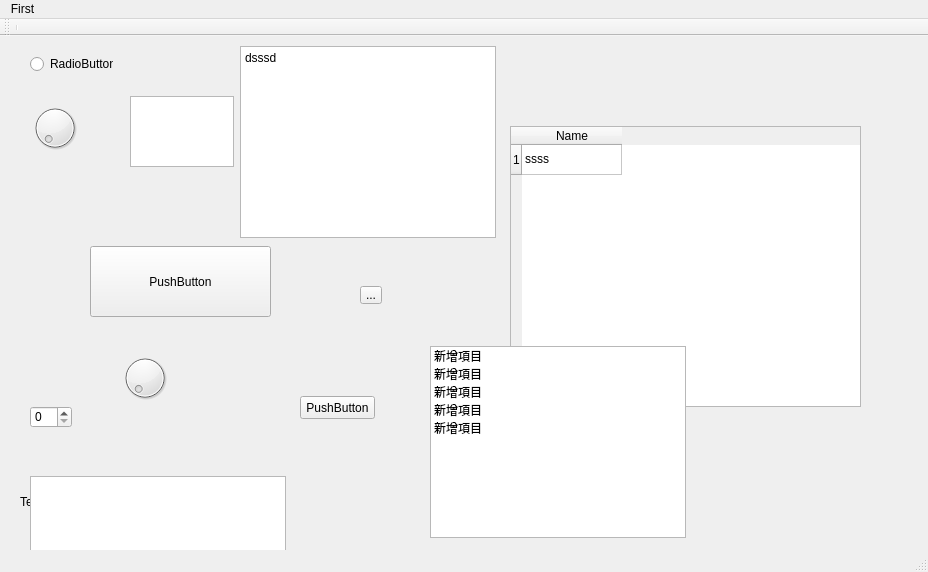
<?xml version="1.0" encoding="UTF-8"?>
<ui version="4.0">
 <class>MainWindow</class>
 <widget class="QMainWindow" name="MainWindow">
  <property name="geometry">
   <rect>
    <x>0</x>
    <y>0</y>
    <width>928</width>
    <height>572</height>
   </rect>
  </property>
  <property name="windowTitle">
   <string>MainWindow</string>
  </property>
  <widget class="QWidget" name="centralWidget">
   <widget class="QPushButton" name="pushButton">
    <property name="geometry">
     <rect>
      <x>90</x>
      <y>210</y>
      <width>181</width>
      <height>71</height>
     </rect>
    </property>
    <property name="text">
     <string>PushButton</string>
    </property>
   </widget>
   <widget class="QTextEdit" name="textEdit">
    <property name="geometry">
     <rect>
      <x>130</x>
      <y>60</y>
      <width>104</width>
      <height>71</height>
     </rect>
    </property>
   </widget>
   <widget class="QTextBrowser" name="textBrowser">
    <property name="geometry">
     <rect>
      <x>240</x>
      <y>10</y>
      <width>256</width>
      <height>192</height>
     </rect>
    </property>
    <property name="html">
     <string>&lt;!DOCTYPE HTML PUBLIC &quot;-//W3C//DTD HTML 4.0//EN&quot; &quot;http://www.w3.org/TR/REC-html40/strict.dtd&quot;&gt;
&lt;html&gt;&lt;head&gt;&lt;meta name=&quot;qrichtext&quot; content=&quot;1&quot; /&gt;&lt;style type=&quot;text/css&quot;&gt;
p, li { white-space: pre-wrap; }
&lt;/style&gt;&lt;/head&gt;&lt;body style=&quot; font-family:'PMingLiU'; font-size:9pt; font-weight:400; font-style:normal;&quot;&gt;
&lt;p style=&quot; margin-top:0px; margin-bottom:0px; margin-left:0px; margin-right:0px; -qt-block-indent:0; text-indent:0px;&quot;&gt;dsssd&lt;/p&gt;&lt;/body&gt;&lt;/html&gt;</string>
    </property>
   </widget>
   <widget class="QTableWidget" name="tableWidget">
    <property name="geometry">
     <rect>
      <x>510</x>
      <y>90</y>
      <width>351</width>
      <height>281</height>
     </rect>
    </property>
    <row>
     <property name="text">
      <string>1</string>
     </property>
    </row>
    <column>
     <property name="text">
      <string>Name</string>
     </property>
    </column>
    <item row="0" column="0">
     <property name="text">
      <string>ssss</string>
     </property>
    </item>
   </widget>
   <widget class="QToolButton" name="toolButton">
    <property name="geometry">
     <rect>
      <x>360</x>
      <y>250</y>
      <width>22</width>
      <height>18</height>
     </rect>
    </property>
    <property name="text">
     <string>...</string>
    </property>
   </widget>
   <widget class="QPushButton" name="pushButton_2">
    <property name="geometry">
     <rect>
      <x>300</x>
      <y>360</y>
      <width>75</width>
      <height>23</height>
     </rect>
    </property>
    <property name="text">
     <string>PushButton</string>
    </property>
   </widget>
   <widget class="QRadioButton" name="radioButton">
    <property name="geometry">
     <rect>
      <x>30</x>
      <y>20</y>
      <width>83</width>
      <height>16</height>
     </rect>
    </property>
    <property name="text">
     <string>RadioButton</string>
    </property>
   </widget>
   <widget class="QSpinBox" name="spinBox">
    <property name="geometry">
     <rect>
      <x>30</x>
      <y>370</y>
      <width>42</width>
      <height>22</height>
     </rect>
    </property>
   </widget>
   <widget class="QDial" name="dial">
    <property name="geometry">
     <rect>
      <x>120</x>
      <y>310</y>
      <width>50</width>
      <height>64</height>
     </rect>
    </property>
   </widget>
   <widget class="QDial" name="dial_2">
    <property name="geometry">
     <rect>
      <x>30</x>
      <y>60</y>
      <width>50</width>
      <height>64</height>
     </rect>
    </property>
   </widget>
   <widget class="QLabel" name="label">
    <property name="geometry">
     <rect>
      <x>90</x>
      <y>460</y>
      <width>47</width>
      <height>12</height>
     </rect>
    </property>
    <property name="text">
     <string>TextLabel</string>
    </property>
   </widget>
   <widget class="QLabel" name="label_2">
    <property name="geometry">
     <rect>
      <x>20</x>
      <y>460</y>
      <width>47</width>
      <height>12</height>
     </rect>
    </property>
    <property name="text">
     <string>TextLabel</string>
    </property>
   </widget>
   <widget class="QTextBrowser" name="textBrowser_2">
    <property name="geometry">
     <rect>
      <x>30</x>
      <y>440</y>
      <width>256</width>
      <height>251</height>
     </rect>
    </property>
   </widget>
   <widget class="QListWidget" name="listWidget">
    <property name="geometry">
     <rect>
      <x>430</x>
      <y>310</y>
      <width>256</width>
      <height>192</height>
     </rect>
    </property>
    <item>
     <property name="text">
      <string>新增項目</string>
     </property>
    </item>
    <item>
     <property name="text">
      <string>新增項目</string>
     </property>
    </item>
    <item>
     <property name="text">
      <string>新增項目</string>
     </property>
    </item>
    <item>
     <property name="text">
      <string>新增項目</string>
     </property>
    </item>
    <item>
     <property name="text">
      <string>新增項目</string>
     </property>
    </item>
   </widget>
  </widget>
  <widget class="QMenuBar" name="menuBar">
   <property name="geometry">
    <rect>
     <x>0</x>
     <y>0</y>
     <width>928</width>
     <height>22</height>
    </rect>
   </property>
   <widget class="QMenu" name="menuFirst">
    <property name="title">
     <string>First</string>
    </property>
   </widget>
   <addaction name="menuFirst"/>
  </widget>
  <widget class="QToolBar" name="mainToolBar">
   <attribute name="toolBarArea">
    <enum>TopToolBarArea</enum>
   </attribute>
   <attribute name="toolBarBreak">
    <bool>false</bool>
   </attribute>
   <addaction name="separator"/>
  </widget>
  <widget class="QStatusBar" name="statusBar"/>
 </widget>
 <layoutdefault spacing="6" margin="11"/>
 <resources/>
 <connections/>
</ui>
